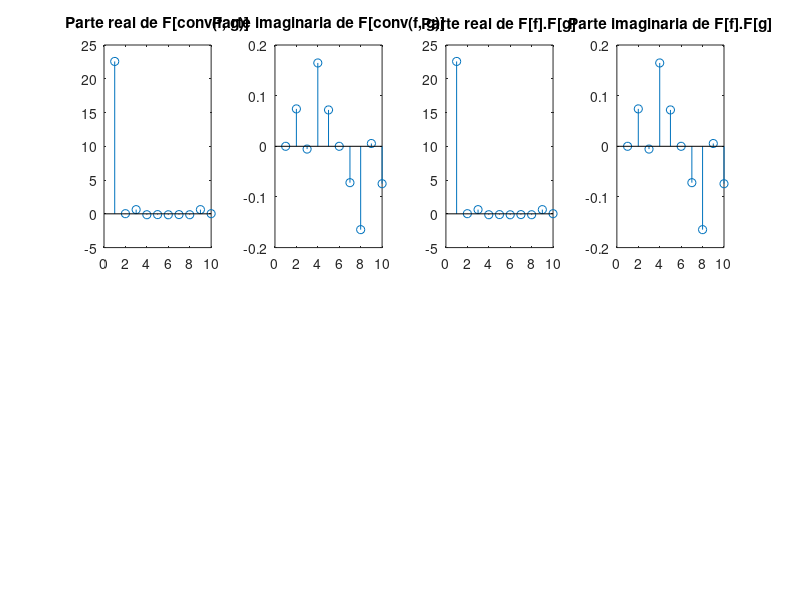

This figure's MATLAB source:
function [] = ej6bis()
N = 10;
f = rand(1, N, 'double');
g =  rand(1, N, 'double');

fourierDeConv = fft(cconv(f, g, N));
fourierMult = fft(f) .* fft(g);

figure;
subplot(2, 4, 1), stem(real(fourierDeConv)), title('Parte real de F[conv(f, g)]');
subplot(2, 4, 2), stem(imag(fourierDeConv)), title('Parte imaginaria de F[conv(f, g)]');
subplot(2, 4, 3), stem(real(fourierMult)), title('Parte real de F[f].F[g]');
subplot(2, 4, 4), stem(imag(fourierMult)), title('Parte imaginaria de F[f].F[g]');
end